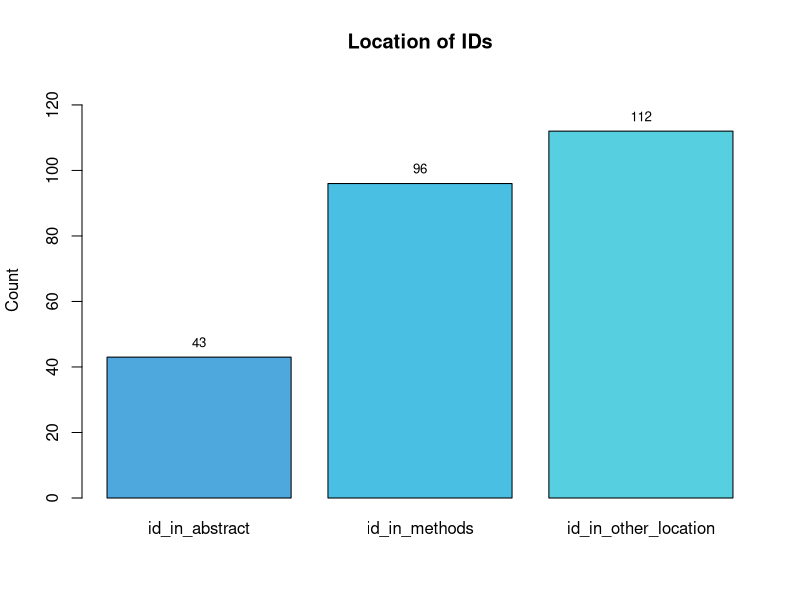
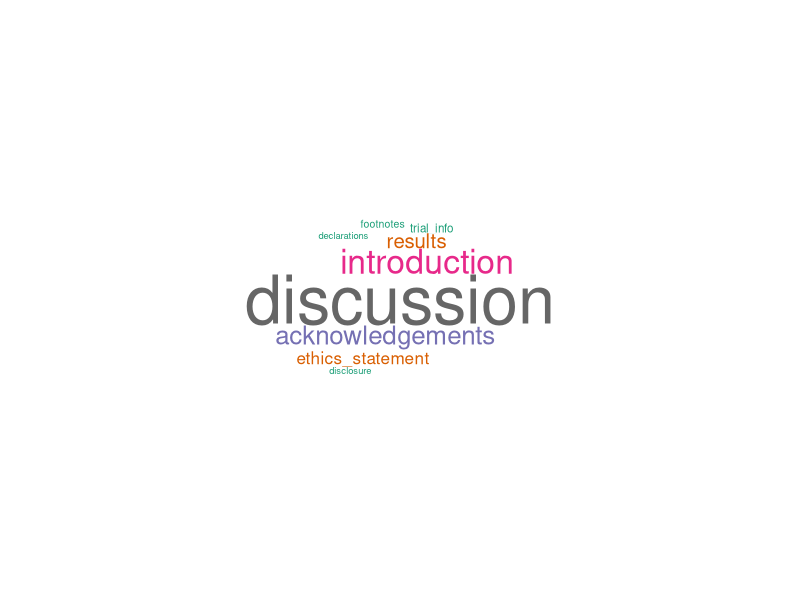
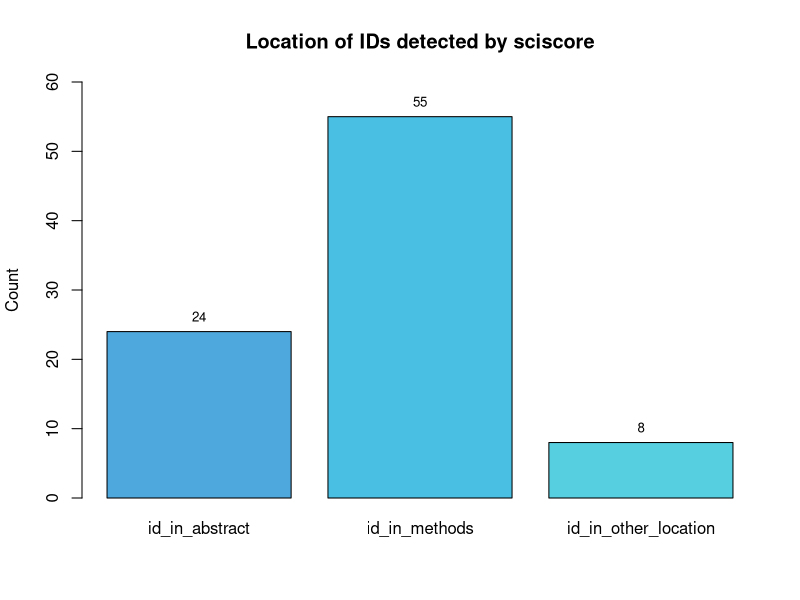
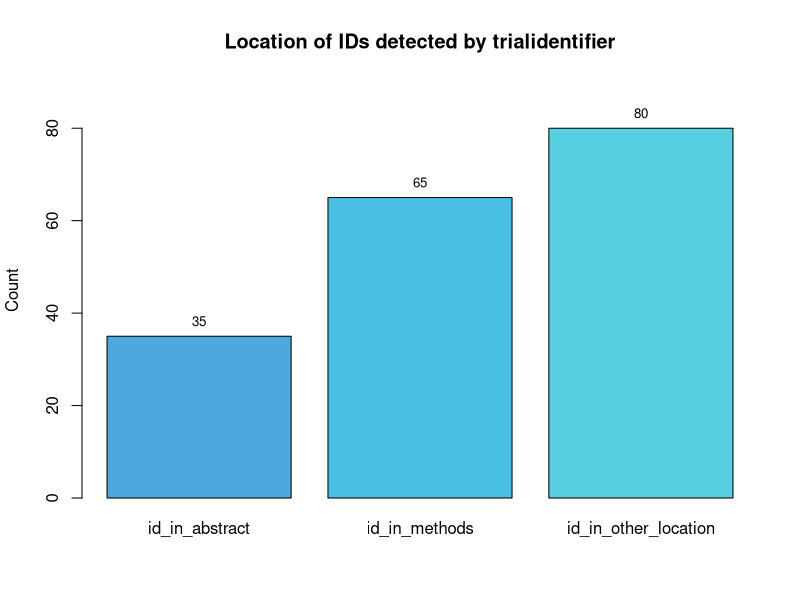
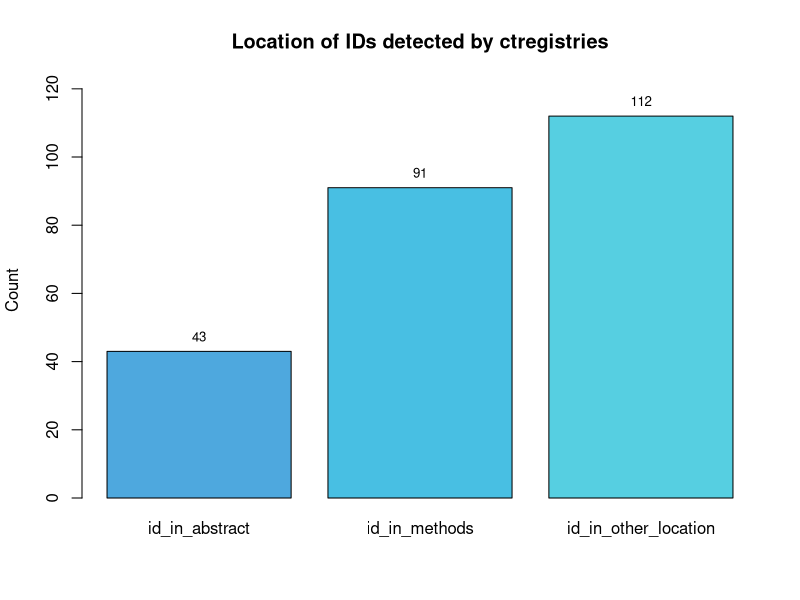
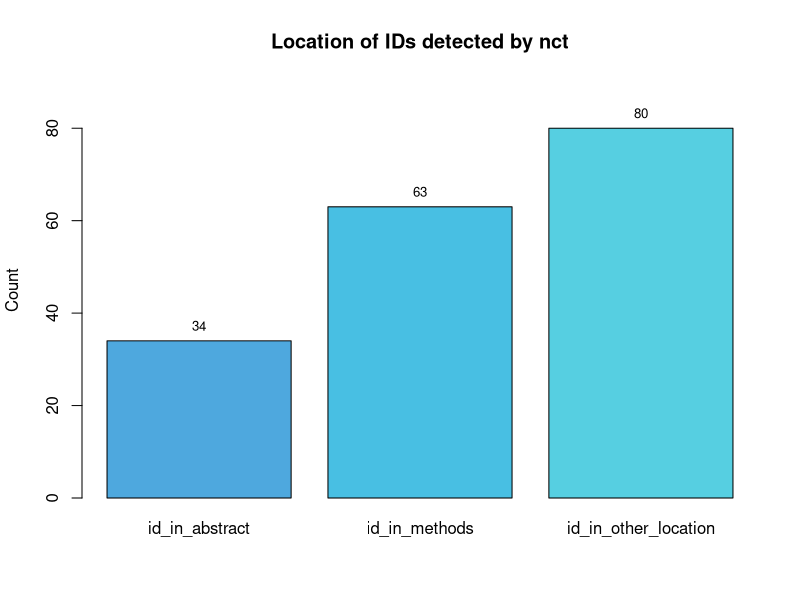
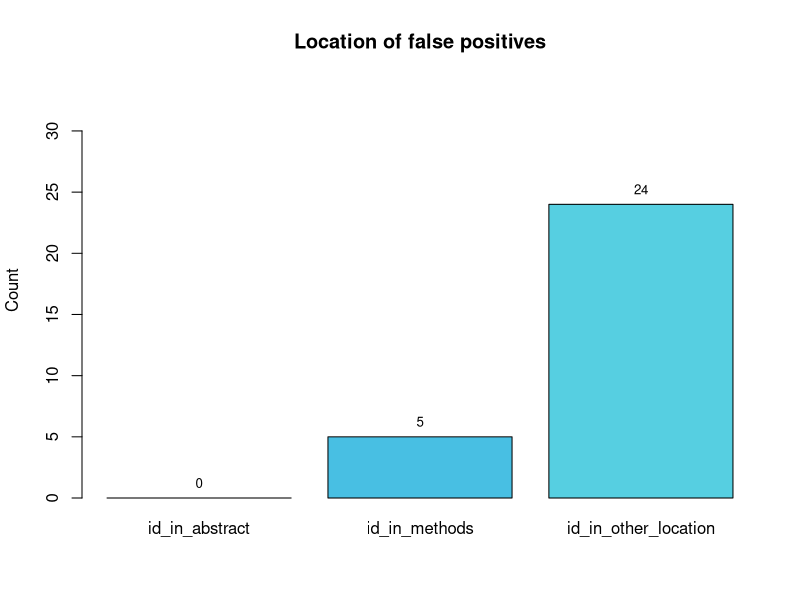

Recreate these plots in R, in order.
## ---- chunk 1

library(tidyverse)
library(here)
library(wordcloud)
library(RColorBrewer)
library(knitr)
## ---- chunk 2

#load dataset
data <- read_csv(here("data/processed", "regset.csv"))

#general overview
data %>%
  count(id_type_group) %>%
  arrange(desc(n)) %>%
  kable()
## ---- chunk 3

data %>%
  filter(id_type_group == "trn") %>%
  count(id_type) %>%
  arrange(desc(n)) %>%
  kable()
## ---- chunk 4

data %>%
  filter(id_type_group == "protocol") %>%
  count(id_type_group) %>%
  arrange(desc(n)) %>%
  kable()
## ---- chunk 5

data %>%
  filter(id_type_group == "false_positive") %>%
  count(id_type) %>%
  arrange(desc(n)) %>%
  kable()
## ---- chunk 6

# Select only the three columns of interest
location <- data[, c("id_in_abstract", "id_in_methods", "id_in_other_location")]

# Count TRUE values for each selected variable
count_true <- colSums(location)

#select custom colors
custom_palette <- colorRampPalette(c("#4EA8DE", "#48BFE3", "#56CFE1"))

#create barplot
barplot(count_true, names.arg = colnames(location), 
        col = custom_palette(length(count_true)),
        main = "Location of IDs",
        ylab = "Count", ylim = c(0, max(count_true) + 15))

# Calculate the midpoints of the bars
bar_midpoints <- barplot(count_true, plot = FALSE)

# Add total count labels on each column (centered)
text(bar_midpoints, count_true, labels = count_true, pos = 3, col = "black", cex = 0.8)
## ---- chunk 7

# separating locations where there are more than 1 options
locations <- unlist(strsplit(as.character(data$other_location), ", "))

# Create a data frame with the table of frequencies
other_location <- as.data.frame(table(locations))

wordcloud(words = other_location$locations, 
          freq = other_location$Freq,
          min.freq = 0,
          max.words = 200,
          random.order = FALSE,
          rot.per = 0,
          colors = brewer.pal(8, "Dark2"))
## ---- chunk 8
#Calculating number of papers that were research articles
#Group data by PMCID
data %>%
  group_by(PMCID) %>%
  summarise(paper_is_research_article = any(paper_is_research_article)) %>%
  count(paper_is_research_article) %>%
  arrange(desc(paper_is_research_article)) %>%
  kable()
## ---- chunk 9
#Calculating number of IDs coming from papers that were research articles.
data %>%
  count(paper_is_research_article) %>%
  arrange(desc(paper_is_research_article)) %>%
  kable()
## ---- chunk 10

data %>%
  count(tools_agree) %>%
  arrange(desc(tools_agree)) %>%
  kable()
## ---- chunk 11

data %>%
  count(tools_agree, id_type_group) %>%
  arrange(desc(tools_agree)) %>%
  kable()
## ---- chunk 12
#subset of sciscore_hit = TRUE
sciscore <- subset(data, data$sciscore_hit %in% c("TRUE"))

sciscore %>%
  count(id_type_group, id_type) %>%
  kable()
## ---- chunk 13

# Select only the three columns of interest
location_analysis1 <- sciscore[, c("id_in_abstract", "id_in_methods", 
                                 "id_in_other_location")]

# Count TRUE values for each selected variable
count_true <- colSums(location_analysis1)

#create barplot
barplot(count_true, names.arg = colnames(location_analysis1), 
        col = custom_palette(length(count_true)), 
        main = "Location of IDs detected by sciscore", ylab = "Count",
        ylim = c(0, max(count_true) + 5))

#calculate midpoints of bars
bar_midpoints <- barplot(count_true, plot = FALSE)

#add total count
text(bar_midpoints, count_true, labels = count_true, pos = 3, col = "black", cex = 0.8)
## ---- chunk 14

sciscore <- data %>% filter(sciscore_hit)
sciscore %>% count(id_in_abstract, id_in_methods, id_in_other_location)
## ---- chunk 15
#subset of trialidentifier_hit = TRUE
trialidentifier <- subset(data, data$trialidentifier_hit %in% c("TRUE"))

trialidentifier %>%
  count(id_type_group, id_type) %>%
  kable()
## ---- chunk 16

# Select only the three columns of interest
location_analysis2 <- trialidentifier[, c("id_in_abstract", "id_in_methods", 
                                 "id_in_other_location")]

# Count TRUE values for each selected variable
count_true <- colSums(location_analysis2)

#create barplot
barplot(count_true, names.arg = colnames(location_analysis2), 
        col = custom_palette(length(count_true)), 
        main = "Location of IDs detected by trialidentifier", ylab = "Count",
        ylim = c(0, max(count_true) + 10))

#calculate midpoints of bars
bar_midpoints <- barplot(count_true, plot = FALSE)

#add total count
text(bar_midpoints, count_true, labels = count_true, pos = 3, col = "black", cex = 0.8)
## ---- chunk 17
#subset of ctregistries_hit = TRUE
ctregistries <- subset(data, data$ctregistries_hit %in% c("TRUE"))

ctregistries %>%
  count(id_type_group) %>%
  arrange(desc(n)) %>%
  kable()

ctregistries %>%
  filter(id_type_group == "trn") %>%
  count(id_type) %>%
  arrange(desc(n)) %>%
  kable()
## ---- chunk 18

ctregistries %>%
  filter(id_type_group == "false_positive") %>%
  count(id_type) %>%
  arrange(desc(n)) %>%
  kable()
## ---- chunk 19

ctregistries %>%
  filter(id_type_group == "trn") %>%
  count(id_type) %>%
  arrange(desc(n)) %>%
  kable()
## ---- chunk 20

# Select only the three columns of interest
location_analysis3 <- ctregistries[, c("id_in_abstract", "id_in_methods", 
                                 "id_in_other_location")]

# Count TRUE values for each selected variable
count_true <- colSums(location_analysis3)

#create barplot
barplot(count_true, names.arg = colnames(location_analysis3), 
        col = custom_palette(length(count_true)), 
        main = "Location of IDs detected by ctregistries", ylab = "Count",
        ylim = c(0, max(count_true) + 10))

#calculate midpoints of bars
bar_midpoints <- barplot(count_true, plot = FALSE)

#add total count
text(bar_midpoints, count_true, labels = count_true, pos = 3, col = "black", cex = 0.8)
## ---- chunk 21
#subset of nct_hit = TRUE
nct <- subset(data, data$nct_hit %in% c("TRUE"))

nct %>%
  count(id_type_group, id_type) %>%
  arrange(desc(n)) %>%
  kable()
## ---- chunk 22

# Select only the three columns of interest
location_analysis4 <- nct[, c("id_in_abstract", "id_in_methods", 
                                 "id_in_other_location")]

# Count TRUE values for each selected variable
count_true <- colSums(location_analysis4)

#create barplot
barplot(count_true, names.arg = colnames(location_analysis4), 
        col = custom_palette(length(count_true)), 
        main = "Location of IDs detected by nct", ylab = "Count",
        ylim = c(0, max(count_true) + 10))

#calculate midpoints of bars
bar_midpoints <- barplot(count_true, plot = FALSE)

#add total count
text(bar_midpoints, count_true, labels = count_true, pos = 3, col = "black", cex = 0.8)
## ---- chunk 23

data %>%
  filter(id_type_group == "trn") %>% 
  count(ctregistries_hit, sciscore_hit, trialidentifier_hit, nct_hit) %>%
  kable()

## ---- chunk 24

false_positive <- data %>%
  filter(id_type_group == "false_positive")

# Select only the three columns of interest
location_analysis5 <- false_positive[, c("id_in_abstract", "id_in_methods", 
                                 "id_in_other_location")]

# Count TRUE values for each selected variable
count_true <- colSums(location_analysis5)

#create barplot
barplot(count_true, names.arg = colnames(location_analysis5), 
        col = custom_palette(length(count_true)), 
        main = "Location of false positives", ylab = "Count",
        ylim = c(0, max(count_true) + 10))

#calculate midpoints of bars
bar_midpoints <- barplot(count_true, plot = FALSE)

#add total count
text(bar_midpoints, count_true, labels = count_true, pos = 3, col = "black", cex = 0.8)

## ---- chunk 25

false_positive %>%
  filter(!is.na(other_location)) %>%
  group_by(id_type) %>%
  count(other_location) %>%
  arrange(desc(n)) %>%
  kable()
